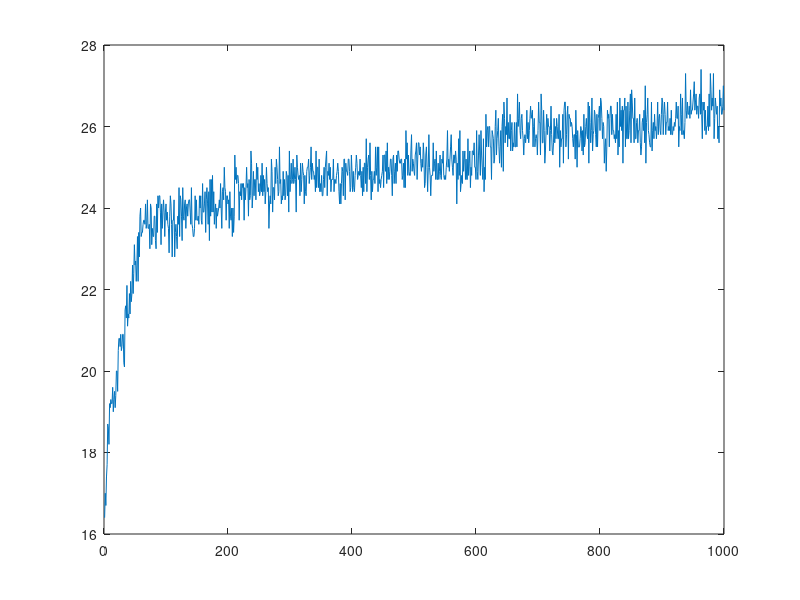

Write the MATLAB code that produced this figure.
clear all
clc
close all

A=randi([1 6],5,10)


for n=1:1000 % generations
    
    for i=1:10, % scoring each column
        
        Score=sum(A(:,i));
        AllScore(:,i)=Score;
    end
    
    Fitness=mean(AllScore);
    AllFitness(:,n)=Fitness;
    plot(AllFitness)
    
    A=[A;AllScore];
    [Y,I]=sort(A(end,:)); 
    A=A(:,I); % Sorts the genes by the score ascending
    A=A(1:end-1,:);
    NewGene=randi([1 6],5,1);
    A(:,1)=NewGene;
    
end
